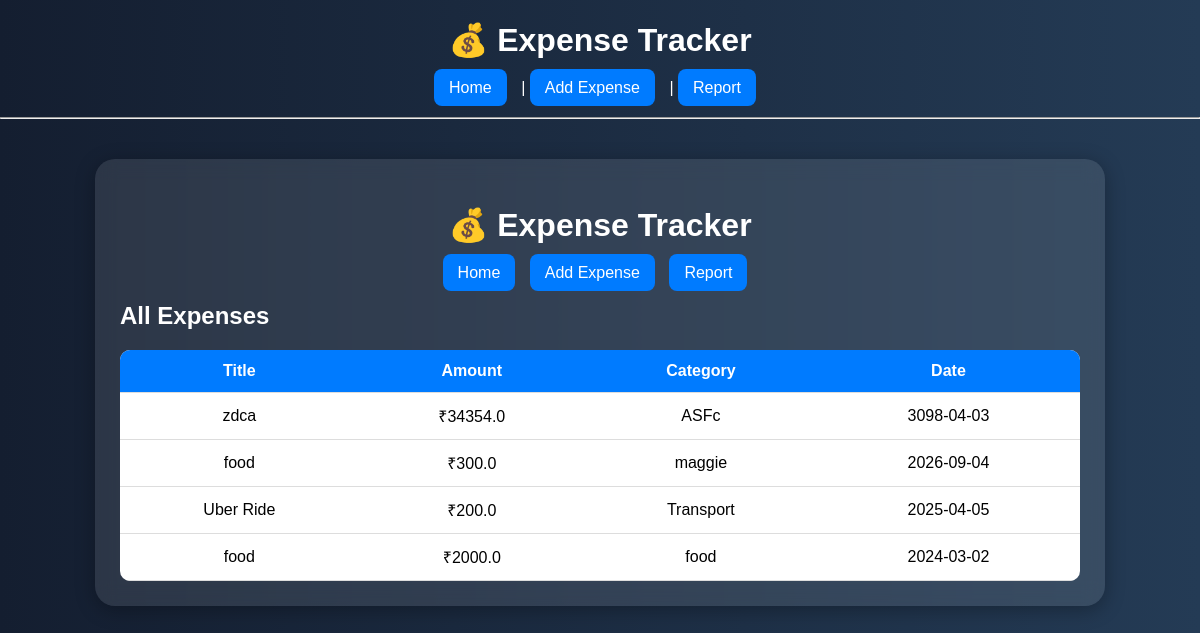
The page / on the database its author committed.
### tables this page shows
CREATE TABLE expenses (
    id INTEGER PRIMARY KEY AUTOINCREMENT,
    title TEXT NOT NULL,
    amount REAL NOT NULL,
    category TEXT,
    date TEXT
);

### app.py (the view)
@app.route("/")
def home():
    conn = get_db()
    cur = conn.cursor()
    cur.execute("SELECT * FROM expenses ORDER BY date DESC")
    expenses = cur.fetchall()
    conn.close()
    return render_template("index.html", expenses=expenses)

### app.py (called while the page is built)
def get_db():
    return sqlite3.connect("database.db")

### templates/index.html (shortened to what this page needs)
{% extends 'base.html' %}
{% block content %}
<div class="container">
    <h1>💰 Expense Tracker</h1>
    <nav>
        <a href="/">Home</a>
        <a href="/add">Add Expense</a>
        <a href="/report">Report</a>
    </nav>
    <h2>All Expenses</h2>
    <table>
        <tr>
            <th>Title</th>
            <th>Amount</th>
            <th>Category</th>
            <th>Date</th>
        </tr>
       {% for expense in expenses %}
<tr>
    <td>{{ expense[1] }}</td>
    <td>₹{{ expense[2] }}</td>
    <td>{{ expense[3] }}</td>
    <td>{{ expense[4] }}</td>
</tr>
        {% endfor %}
    </table>
</div>
{% endblock %}

### templates/base.html (shortened to what this page needs)
<!DOCTYPE html>
<html>
<head>
    <link rel="stylesheet" href="{{ url_for('static', filename='style.css') }}">
</head>
<body>
    <h1>💰 Expense Tracker</h1>
    <nav>
        <a href="/">Home</a> |
        <a href="/add">Add Expense</a> |
        <a href="/report">Report</a>
    </nav>
    <hr>
    {% block content %}{% endblock %}
</body>
</html>

### static/style.css (style rules this page uses)
body { font-family: Arial, sans-serif; background: linear-gradient(to right,#141e30,#243b55); color:white; margin:0; padding:0; }
.container, .report-container { width:80%; margin:auto; margin-top:40px; background: rgba(255,255,255,0.1); padding:25px; border-radius:20px; backdrop-filter: blur(10px); box-shadow:0 4px 20px rgba(0,0,0,0.3); }
h1 { text-align:center; margin-bottom:20px; }
nav { margin-bottom:20px; text-align:center; }
nav a { text-decoration:none; color:white; background:#007bff; padding:10px 15px; border-radius:8px; margin-right:10px; }
table { width:100%; border-collapse:collapse; margin-top:20px; background:white; color:black; border-radius:10px; overflow:hidden; }
table th, table td { padding:12px; border-bottom:1px solid #ddd; text-align:center; }
table th { background:#007bff; color:white; }

### rows shown on the page
expenses: title "zdca", amount "34354.0", category "ASFc", date "3098-04-03"
expenses: title "food", amount "300.0", category "maggie", date "2026-09-04"
expenses: title "Uber Ride", amount "200.0", category "Transport", date "2025-04-05"
expenses: title "food", amount "2000.0", category "food", date "2024-03-02"
